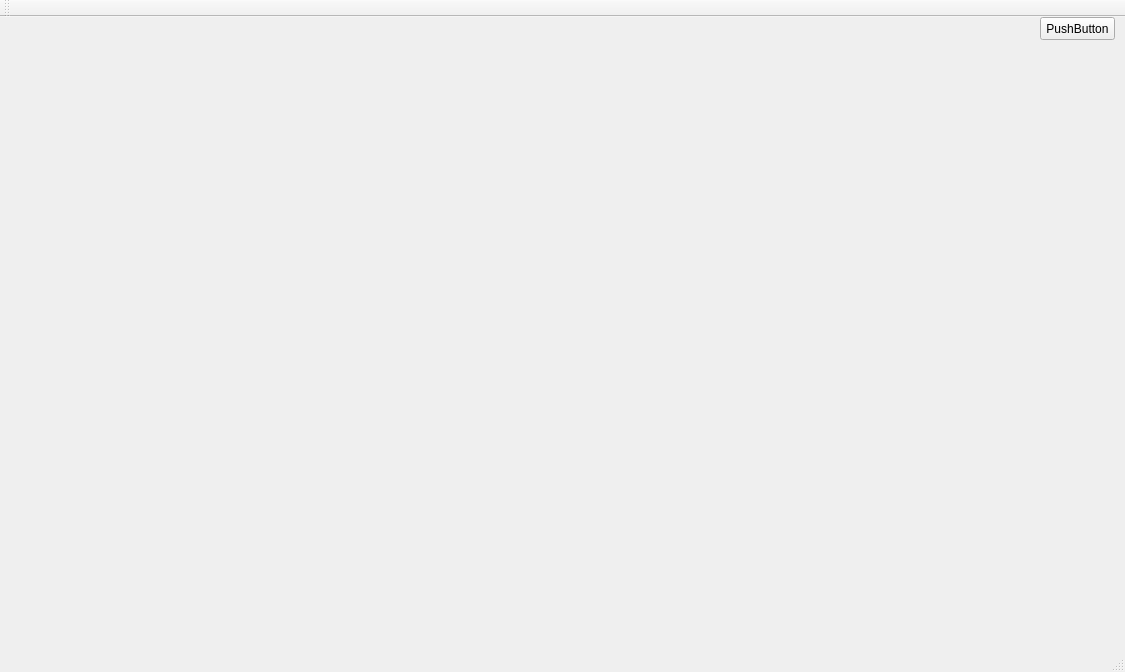
<?xml version="1.0" encoding="UTF-8"?>
<ui version="4.0">
 <class>MainWindow</class>
 <widget class="QMainWindow" name="MainWindow">
  <property name="geometry">
   <rect>
    <x>0</x>
    <y>0</y>
    <width>1125</width>
    <height>672</height>
   </rect>
  </property>
  <property name="windowTitle">
   <string>MainWindow</string>
  </property>
  <widget class="QWidget" name="centralWidget">
   <widget class="QPushButton" name="pushButton">
    <property name="geometry">
     <rect>
      <x>1040</x>
      <y>0</y>
      <width>75</width>
      <height>23</height>
     </rect>
    </property>
    <property name="text">
     <string>PushButton</string>
    </property>
   </widget>
   <widget class="QCustomPlot" name="widget" native="true">
    <property name="geometry">
     <rect>
      <x>20</x>
      <y>20</y>
      <width>1091</width>
      <height>601</height>
     </rect>
    </property>
   </widget>
  </widget>
  <widget class="QMenuBar" name="menuBar">
   <property name="geometry">
    <rect>
     <x>0</x>
     <y>0</y>
     <width>1125</width>
     <height>21</height>
    </rect>
   </property>
  </widget>
  <widget class="QToolBar" name="mainToolBar">
   <attribute name="toolBarArea">
    <enum>TopToolBarArea</enum>
   </attribute>
   <attribute name="toolBarBreak">
    <bool>false</bool>
   </attribute>
  </widget>
  <widget class="QStatusBar" name="statusBar"/>
 </widget>
 <layoutdefault spacing="6" margin="11"/>
 <customwidgets>
  <customwidget>
   <class>QCustomPlot</class>
   <extends>QWidget</extends>
   <header>qcustomplot.h</header>
   <container>1</container>
  </customwidget>
 </customwidgets>
 <resources/>
 <connections/>
</ui>
